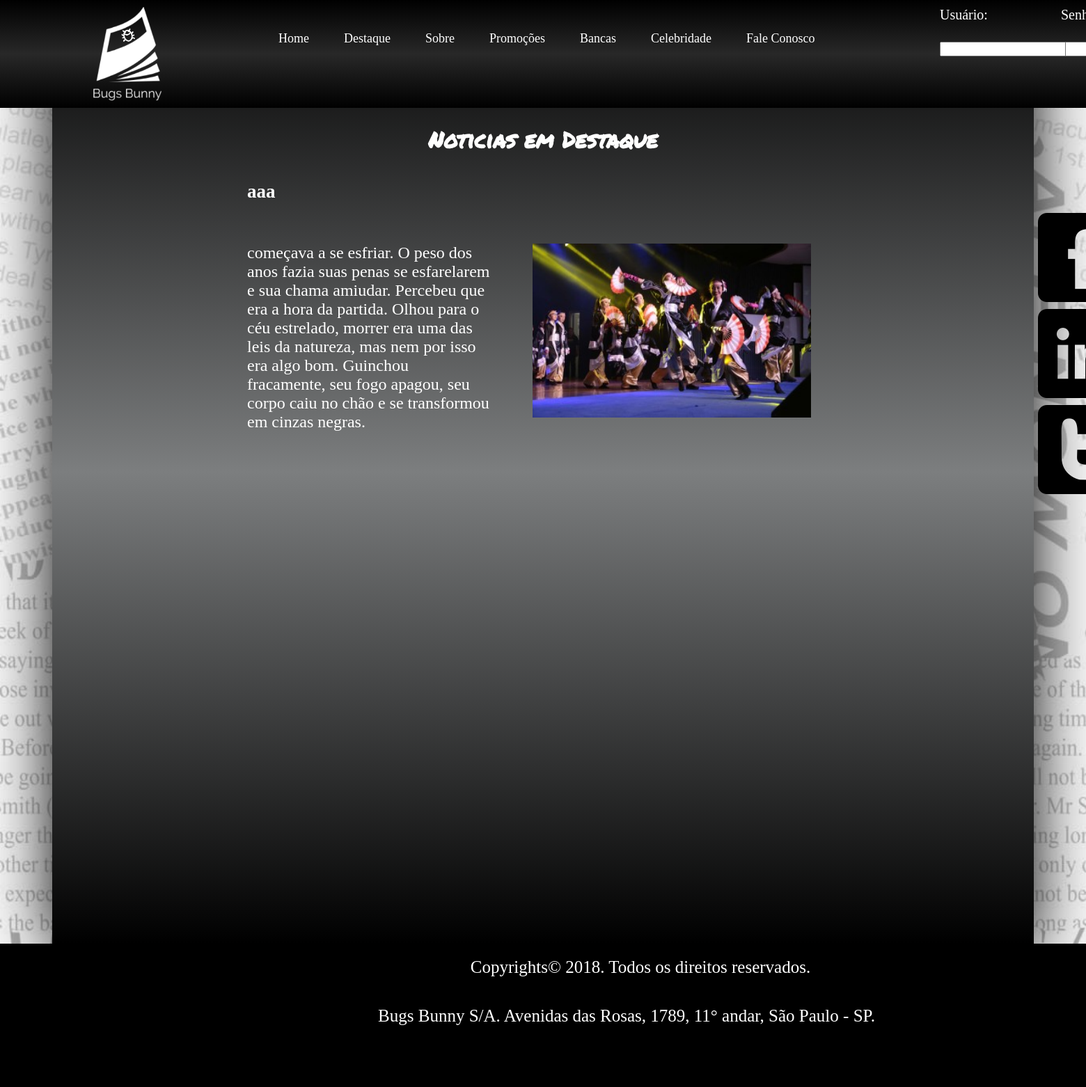
The app's page /destaque.php with its own data.
### tables this page shows
CREATE TABLE `tbl_destaque` (
  `idDestaque` int(11) NOT NULL AUTO_INCREMENT,
  `titulo` varchar(100) NOT NULL,
  `texto` text NOT NULL,
  `foto` varchar(100) NOT NULL,
  `status` tinyint(4) NOT NULL DEFAULT '1',
  PRIMARY KEY (`idDestaque`)
);

### destaque.php (the view, shortened to what this page needs)
<?php
    $conexao = getConexao();
?>
<!doctype html>
<html>
    <head>
        <link type="text/css" rel="stylesheet" href="css/style.css">
        <link rel="stylesheet" type="text/css" href="examples/_shared/css/style.css">
        <link rel="stylesheet" type="text/css" href="examples/connected-carousels/jcarousel.connected-carousels.css">
    </head>
    <body>
        <header>
            <div id="caixa_header">
                <div id="caixa_header_central">
                    <div id="caixa_logo">
                    </div>
                    <div id="caixa_menu">
                       <a href="index.php">
                           <div class="caixa_optMenu">
                            <p>Home</p>
                           </div>
                        </a>
                        <a href="destaque.php">
                            <div class="caixa_optMenu">
                               <p>Destaque</p>
                            </div>
                        </a>
                        <a href="sobre.php">
                            <div class="caixa_optMenu">
                                <p>Sobre</p>
                            </div>
                        </a>
                        <a href="promocoes.php">
                            <div class="caixa_optMenu">
                                <p>Promoções</p>
                            </div>
                        </a>
                        <a href="bancas.php">
                            <div class="caixa_optMenu">
                                <p>Bancas</p>
                            </div>
                        </a>
                        <a href="celebridade.php">
                            <div class="caixa_optMenu">
                                <p>Celebridade</p>
                            </div>
                        </a>
                        <a href="faleConosco.php">
                            <div class="caixa_optMenu" >
                                <p>Fale Conosco</p>
                            </div>
                        </a>
                    </div>
                    <div id="caixa_login">
                        <div class="caixa_seg_login_label">
                            <div class="caixa_login_label" style="margin-right: 30px;">
                                <p>Usuário:</p>
                            </div>
                            <div class="caixa_login_label">
                                <p>Senha:</p>
                            </div>
                        </div>
                        <div class="caixa_seg_login_text">
                            <div class="caixa_login_text">
                                <input type="text" name="txtUsuario">
                            </div>
                            <div class="caixa_login_text">
                                <input type="password" name="txtSenha">
                            </div>
                        </div>
                    </div>
                </div>
            </div>
        </header>
        <div class="caixa_global">
            <div id="caixa_especial"></div>
            <div class="caixa_destaque_principal">
                <div class="caixa_destaque_titulo">
                    <h1>Noticias em Destaque</h1>
                </div>
                <?php
                    $sql = "select * from tbl_destaque where status = 1";
                    $select = mysqli_query($conexao, $sql);
                    $i = 0;
                    while($rsDestaque = mysqli_fetch_array($select)){
                        if($i % 2 == 0){
                ?>
                    <div class="caixa_destaque_section1">
                        <section>
                            <div class="caixa_destaque_section1_titulo">
                                <h2><?php echo($rsDestaque['titulo']);?></h2>
                            </div>
                            <div class="caixa_destaque_section1_texto">
                                <?php echo($rsDestaque['texto']);?>
                            </div>
                            <div class="caixa_destaque_section1_img">
                                <p>
                                    <img src="CMS/<?php echo($rsDestaque['foto']);?>" alt="destaque">
                                </p>
                            </div>
                        </section>
                    </div>
                <?php
                        }
                        $i++;
                    }
                ?>
            </div>
            <div class="caixa_anuncio">
                <div class="anuncio">
                    <img src="imagens/facebook.png" alt="facebook">
                </div>
                <div class="anuncio">
                    <img src="imagens/linkedin.png" alt="linkedin">
                </div>
                <div class="anuncio">
                    <img src="imagens/twitter.png" alt="twitter">
                </div>
            </div>
        </div>
        <footer>
            <div id="caixa_footer">
                <div class="caixa_footer_central">
                    <div class="caixa_footer_cima">
                        <p>Copyrights© 2018. Todos os direitos reservados.</p>
                    </div>
                    <div class="caixa_footer_baixo">
                          <p>Bugs Bunny S/A. Avenidas das Rosas, 1789, 11° andar, São Paulo - SP.</p>
                    </div>
                </div>
            </div>
        </footer>
    </body>
</html>

### css/style.css (style rules this page uses)
body { background-color: #164059; margin: 0; background-image: url(../imagens/bgJornal22.jpg); background-repeat: no-repeat; background-size: cover; background-attachment: fixed; }
p, h1, h2, h3, a { color: white; }
p { padding: 0; margin: 0; }
h1 { font-family: titulo; }
div { padding-top: 0; }
#caixa_header { height: 155px; width: 100%; position: fixed; background-image: linear-gradient(black, #282828, black); color: white; z-index: 999; }
#caixa_especial { height: 156px; width: 100%; }
#caixa_header_central { height: 100%; width: 1800px; margin-left: auto; margin-right: auto; }
#caixa_logo { height: 140px; width: 150px; margin-top: 10px; margin-left: 100px; float: left; background-image: url(../imagens/logo1.png); background-size: cover; }
#caixa_menu { height: 80px; width: 900px; margin-top: 45px; margin-left: 150px; float: left; margin-right: 50px; }
.caixa_optMenu { height: 30px; width: auto; float: left; padding-bottom: 5px; margin-right: 50px; }
.caixa_optMenu p, .caixa_optMenu a:link { font-size: 18px; text-align: center; color: white; font-family: 'Permanent Marker', cursive; text-decoration: none; }
#caixa_login { height: 80px; width: 450px; margin-top: 10px; float: left; }
#caixa_login p { font-size: 20px; }
.caixa_seg_login_label { height: 50%; width: 80%; float: left; }
.caixa_login_label { height: 100%; width: 40%; float: left; }
.caixa_seg_login_text { height: 40%; width: 80%; margin-top: 10px; float: left; }
.caixa_login_text { height: 100%; width: 50%; float: left; }
.caixa_global { width: 1410px; min-height: 800px; height: auto; box-shadow:0px 12px 90px black; margin-left: auto; margin-right: auto; overflow: hidden; background-image: linear-gradient(black, #7c7e7f, black); }
.caixa_anuncio { float: left; height: 600px; width: 300px; margin-top: 150px; margin-left: 1330px; position: fixed; }
.anuncio { width: 128px; height: 128px; margin-left: auto; margin-right: auto; margin-bottom: 10px; }
.caixa_destaque_principal { height: auto; min-height: 1200px; width: 1410px; float: left; }
.caixa_destaque_titulo { height: 60px; width: 500px; color: white; text-align: center; margin-left: auto; margin-right: auto; }
.caixa_destaque_section1 { height: 350px; width: 850px; margin-left: auto; margin-right: auto; margin-bottom: 100px; }
.caixa_destaque_section1_titulo { height: 40px; width: 100px; font-family: cursive; font-size: 18px; margin-bottom: 50px; }
.caixa_destaque_section1_titulo h2 { color: white; }
.caixa_destaque_section1_texto { height: auto; min-height: 100px; width: 350px; float: left; }
.caixa_destaque_section1_img { height: 200px; width: 350px; margin-left: 60px; float: left; }
.caixa_destaque_section1_img img { height: 250px; width: 400px; }
.caixa_destaque_section1, .caixa_destaque_section2, .caixa_destaque_section3 p { color: white; font-size: 24px; }
#caixa_footer { width: 100%; height: 206px; background-color: black; }
.caixa_footer_central { width: 1800px; height: 100%; margin-left: auto; margin-right: auto; }
.caixa_footer_cima { height: 50px; width: 100%; padding: 20px; }
.caixa_footer_baixo { height: 50px; width: 100%; }
.caixa_footer_cima, .caixa_footer_baixo p { font-size: 25px; color: white; text-align: center; }

### records on screen
tbl_destaque: titulo "aaa", texto "começava a se esfriar. O peso dos anos fazia suas penas se esfarelarem e sua chama amiudar. Percebeu que era a hora da partida. Olhou para o céu estrelado, morrer era uma das leis da natureza, mas nem por isso era algo bom. Guinchou fracamente, seu fogo apagou, seu corpo caiu no chão e se transformou em cinzas negras.", foto (picture)
